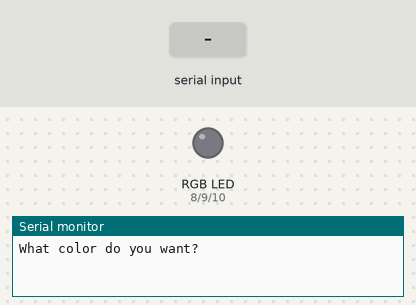
Bench run of a sketch on a simulated Arduino Uno, built with avr-gcc and run on an emulated ATmega328P. Shown: an RGB LED mixed from three pins (HIGH = lit), the last lines printed to the serial monitor. The inputs (shaded band) are chosen by the test bench.

Above: at 1.2 s.
1.3 s: "red" received over Serial
At 2.9 s:
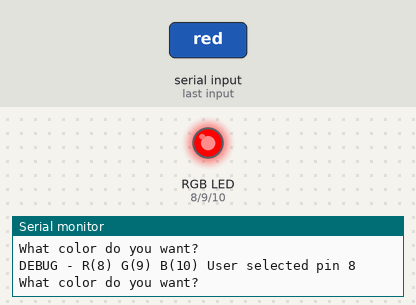
3.8 s: "green" received over Serial
At 6.0 s:
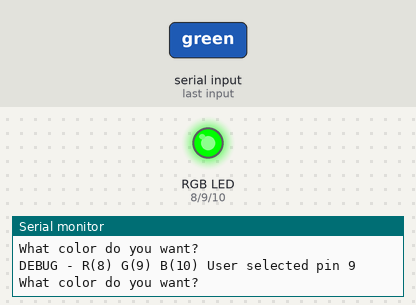
6.3 s: "blue" received over Serial
At 8.0 s:
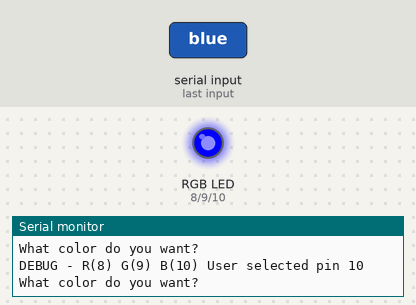
8.8 s: "aqua" received over Serial
At 11.0 s:
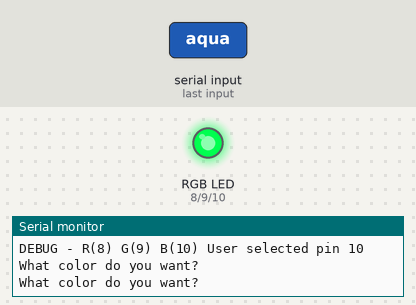
11.3 s: "red" received over Serial
At 12.9 s:
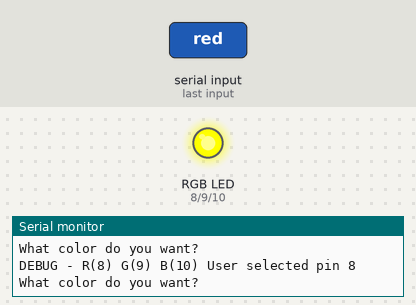
13.8 s: "blue" received over Serial
At 16.1 s:
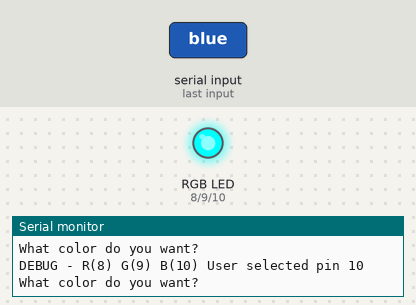
Timing chart, 0 to 17.3 s (numbered marks = the images above; inputs shaded):
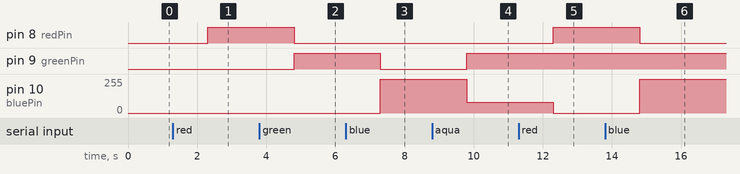

The sketch:

20-understanding_rgb_leds.ino
```cpp
int redPin = 8, greenPin = 9, bluePin = 10;
String message = "What color do you want?";
String errorMessage = "Please choose between red, green, blue and aqua or off to turn off leds";
String debugMsg = "DEBUG - R(8) G(9) B(10) User selected pin ";
String userColor;
int userSelection;

void setup() {
  // put your setup code here, to run once:
  pinMode(redPin, OUTPUT);
  pinMode(greenPin, OUTPUT);
  pinMode(bluePin, OUTPUT);
  Serial.begin(9600);
}

void loop() {
  // put your main code here, to run repeatedly:
  Serial.println(message);
  while (Serial.available() == 0) { }

  userColor = Serial.readString();

  if (userSelection != 0) {
    digitalWrite(userSelection, LOW);
  }

  if (userColor == "red") {
    userSelection = redPin;
  }
  else if (userColor == "green") {
    userSelection = greenPin;
  }
  else if (userColor ==  "blue") {
    userSelection = bluePin;
  }
  else if (userColor ==  "aqua") {
    analogWrite(bluePin, 80);
    analogWrite(greenPin, 255);
    return;
  }
  else if (userColor = "off") {
    digitalWrite(userSelection, LOW);
    return;
  }
  else {
    Serial.println(errorMessage);
  }

  Serial.println(debugMsg + userSelection);
  digitalWrite(userSelection, HIGH);
}
```

Measured:
- after the input at 1.3 s, pin 8 (redPin): LOW → HIGH after 1.0 s
- after the input at 3.8 s, pin 8 (redPin): HIGH → LOW after 1.0 s; pin 9 (greenPin): LOW → HIGH after 1.0 s
- after the input at 6.3 s, pin 9 (greenPin): HIGH → LOW after 1.0 s; pin 10 (bluePin): 0/255 → 255/255 after 1.0 s
- after the input at 8.8 s, pin 9 (greenPin): LOW → HIGH after 1.0 s; pin 10 (bluePin): 255/255 → 80/255 after 1.0 s
- after the input at 11.3 s, pin 8 (redPin): LOW → HIGH after 1.0 s; pin 10 (bluePin): 80/255 → 0/255 after 1.0 s
- after the input at 13.8 s, pin 8 (redPin): HIGH → LOW after 1.0 s; pin 10 (bluePin): 0/255 → 255/255 after 1.0 s
